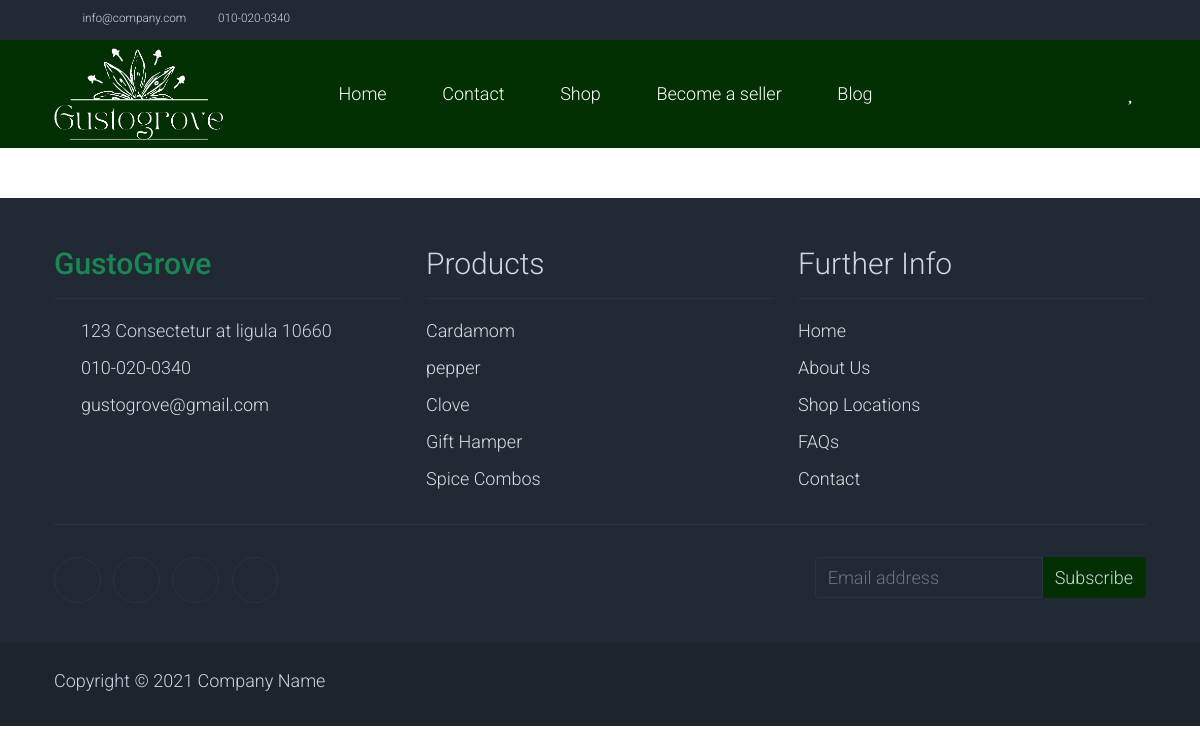
The page /blog/ on the database as committed earlier.
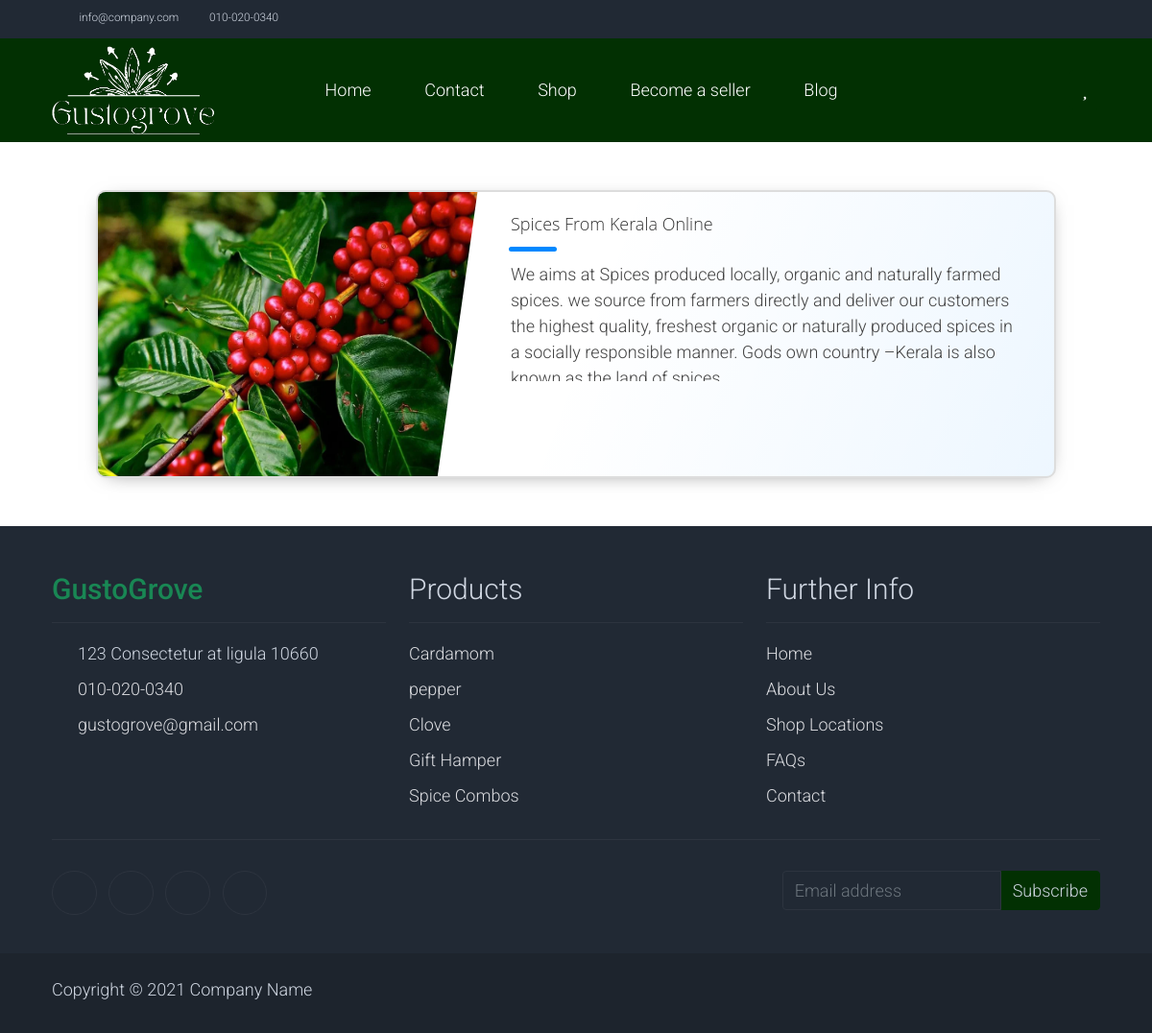
The same page on the database as committed later.
### storeapp/models.py (models this page shows, shortened)
class BlogPost(models.Model):
    title = models.CharField(max_length=100)
    content = models.TextField()
    author = models.ForeignKey(CustomUser, on_delete=models.CASCADE)
    created_at = models.DateTimeField(auto_now_add=True)
    image = models.ImageField(upload_to='blog_images/', null=True, blank=True)

### storeapp/views.py (the view)
# urls.py: 2. Add a URL to urlpatterns:  path('blog/', include('blog.urls'))
def blog(request):
    blogs = BlogPost.objects.all()  # Fetch all blogs from the database
    return render(request, 'blog.html', {'blogs': blogs})

### template/blog.html (shortened to what the changed rows need)
{% load static %}
<!DOCTYPE html>
<html lang="en">
<head>
    <link rel="stylesheet" href="https://cdn.jsdelivr.net/npm/bootstrap-icons@1.11.3/font/bootstrap-icons.min.css">
<link rel="stylesheet" href="https://cdn.jsdelivr.net/npm/bootstrap@5.2.3/dist/css/bootstrap.min.css">
    <link rel="stylesheet" href="{% static 'css/bootstrap.min.css' %}">
    <link rel="stylesheet" href="{% static 'css/templatemo.css' %}">
    <link rel="stylesheet" href="{% static '/css/custom.css' %}">
    <link rel="stylesheet" href="{% static 'css/fontawesome.min.css' %}">
</head>
<body>
  <div class="projcard-container">
    {% for blog in blogs %}
    <div class="projcard projcard-blue">
        <div class="projcard-innerbox">
            <img class="projcard-img" src="{{ blog.image.url }}" />
            <div class="projcard-textbox">
                <div class="projcard-title">{{ blog.title }}</div>
                <div class="projcard-bar"></div>
                <div class="projcard-description">{{ blog.content }}</div>
            </div>
        </div>
        {% endfor %}
    </div>
</div>
    <footer class="bg-dark" id="tempaltemo_footer">
        <div class="container">
            <div class="row">
                <div class="col-md-4 pt-5">
                    <h2 class="h2 text-success border-bottom pb-3 border-light logo">GustoGrove</h2>
                </div>
                <div class="col-md-4 pt-5">
                    <h2 class="h2 text-light border-bottom pb-3 border-light">Products</h2>
                </div>
                <div class="col-md-4 pt-5">
                    <h2 class="h2 text-light border-bottom pb-3 border-light">Further Info</h2>
                </div>
            </div>
        </div>
    </footer>
</body>
</html>

Rows that differ between the two databases and show on the page:
added BlogPost: image (picture), title "Spices From Kerala Online", content "We aims at Spices produced locally, organic and naturally farmed spices. we source from farmers directly and deliver our customers the highest quality, freshest organic or naturally produced spices in a socially responsible manner. Gods own country –Kerala is also…"
